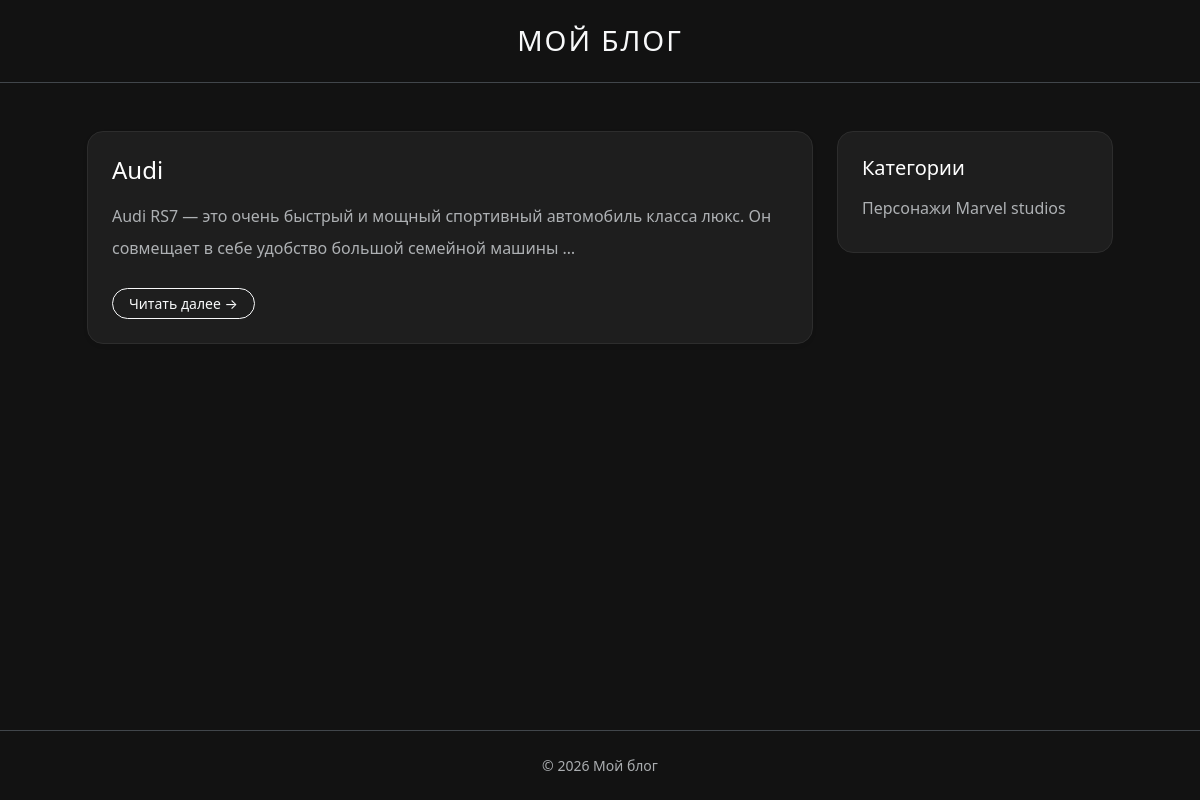
The app's page /posts/, older data.
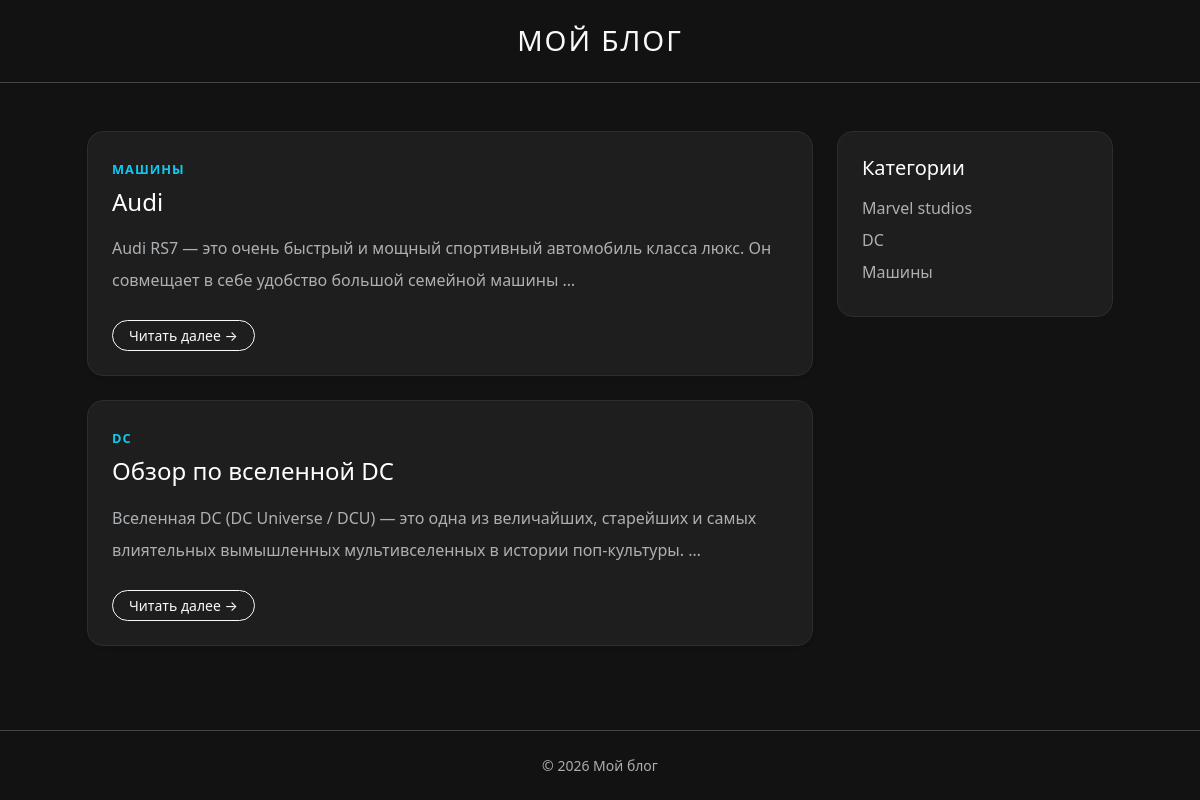
The same page, newer data.
### posts/models.py (models this page shows, shortened)
class Post(models.Model):
    title = models.CharField()
    content = models.TextField()
    rate = models.IntegerField()
    user = models.CharField(max_length=255, null=True, blank=True)
    category = models.ForeignKey(Category, on_delete=models.SET_NULL, null=True)
    tags = models.ManyToManyField(Tags, null=True, blank=True)

class Category(models.Model):
    title = models.CharField(max_length=255)
    description = models.TextField()
    is_active = models.BooleanField(default=True)

### posts/views.py (the view)
# urls.py: path("posts/", get_posts, name="posts"),
def get_posts(request, pk=None):
    if pk is not None:
        posts = Post.objects.filter(id=pk)
    else:
        posts = Post.objects.all()
    return render(request, "posts/post_list.html", context={"posts": posts, "categories": Category.objects.filter(is_active=True)})

### templates/posts/post_list.html (shortened to what this page needs)
<!DOCTYPE html>
<html lang="ru" data-bs-theme="dark">
<head>
    <link href="https://cdn.jsdelivr.net/npm/bootstrap@5.3.2/dist/css/bootstrap.min.css" rel="stylesheet">
</head>
<body class="d-flex flex-column min-vh-100">
    <header class="py-4 mb-5 border-bottom border-secondary-subtle">
        <div class="container">
            <a href="#" class="text-decoration-none text-light">
                <h1 class="fw-light text-center mb-0 brand-title fs-3">Мой блог</h1>
            </a>
        </div>
    </header>
    <main class="flex-grow-1">
        <div class="container">
            <div class="row justify-content-center">
                <div class="col-lg-8" style="max-width: 750px;">
                    {% for post in posts %}
                    <article class="card post-card mb-4 shadow-sm rounded-4 overflow-hidden">
                        <div class="card-body p-4">
                            {% if post.category %}
                            <div class="mb-2">
                                <a href="{% url 'category_detail' post.category.pk %}" class="text-decoration-none text-info category-link fw-semibold">
                                    {{ post.category.title }}
                                </a>
                            </div>
                            {% endif %}
                            <h2 class="h4 fw-normal mb-3">
                                <a href="{% url 'post_detail' post.pk %}" class="text-decoration-none text-white link-primary">
                                    {{ post.title }}
                                </a>
                            </h2>
                            <p class="card-text text-muted lh-lg">
                                {{ post.content|truncatewords:20 }}
                            </p>
                            <div class="d-flex justify-content-between align-items-center mt-4">
                                <a href="{% url 'post_detail' post.pk %}" class="btn btn-outline-light btn-sm px-3 rounded-pill">
                                    Читать далее →
                                </a>
                            </div>
                        </div>
                    </article>
                    {% empty %}
                    <div class="text-center py-5">
                        <p class="text-muted fs-5">Статей пока нет. Загляните позже!</p>
                    </div>
                    {% endfor %}
                </div>
                <div class="col-lg-4 d-none d-lg-block" style="max-width: 300px;">
                    <div class="position-sticky" style="top: 2rem;">
                        <div class="p-4 rounded-4" style="background-color: #1e1e1e; border: 1px solid #2d2d2d;">
                            <h4 class="h5 fw-normal mb-3 text-white">Категории</h4>
                            <ul class="list-unstyled mb-0">
                                {% for category in categories %}
                                <li class="mb-2">
                                    <a href="{% url 'category_detail' category.pk %}" class="text-decoration-none text-muted link-light">
                                        {{ category.title }}
                                    </a>
                                </li>
                                {% empty %}
                                <li class="text-muted small">Категорий пока нет</li>
                                {% endfor %}
                            </ul>
                        </div>
                    </div>
                </div>
            </div>
        </div>
    </main>
    <footer class="py-4 mt-5 border-top border-secondary-subtle text-center text-muted small">
        <div class="container">
            © <span id="year"></span> Мой блог
        </div>
    </footer>
</body>
</html>

### templates/posts/post_list.html (style rules this page uses)
body { background-color: #121212; }
.post-card { transition: transform 0.2s ease, box-shadow 0.2s ease; background-color: #1e1e1e !important; border: 1px solid #2d2d2d !important; }
.brand-title { letter-spacing: 2px; text-transform: uppercase; }
.category-link { font-size: 0.8rem; letter-spacing: 1px; text-transform: uppercase; }

Row changes from the older to the newer data that the page shows:
changed Post "Audi": category_id empty → 3 (drawn); category (not shown) → "МАШИНЫ"
added Post: category "DC", title "Обзор по вселенной DC", content "Вселенная DC (DC Universe / DCU) — это одна из величайших, старейших и самых влиятельных вымышленных мультивселенных в истории поп-культуры. …"
changed Category: title "Персонажи Marvel studios" → "Marvel studios"
now on this page (row edited): Category: title "DC"
added Category: title "Машины"
